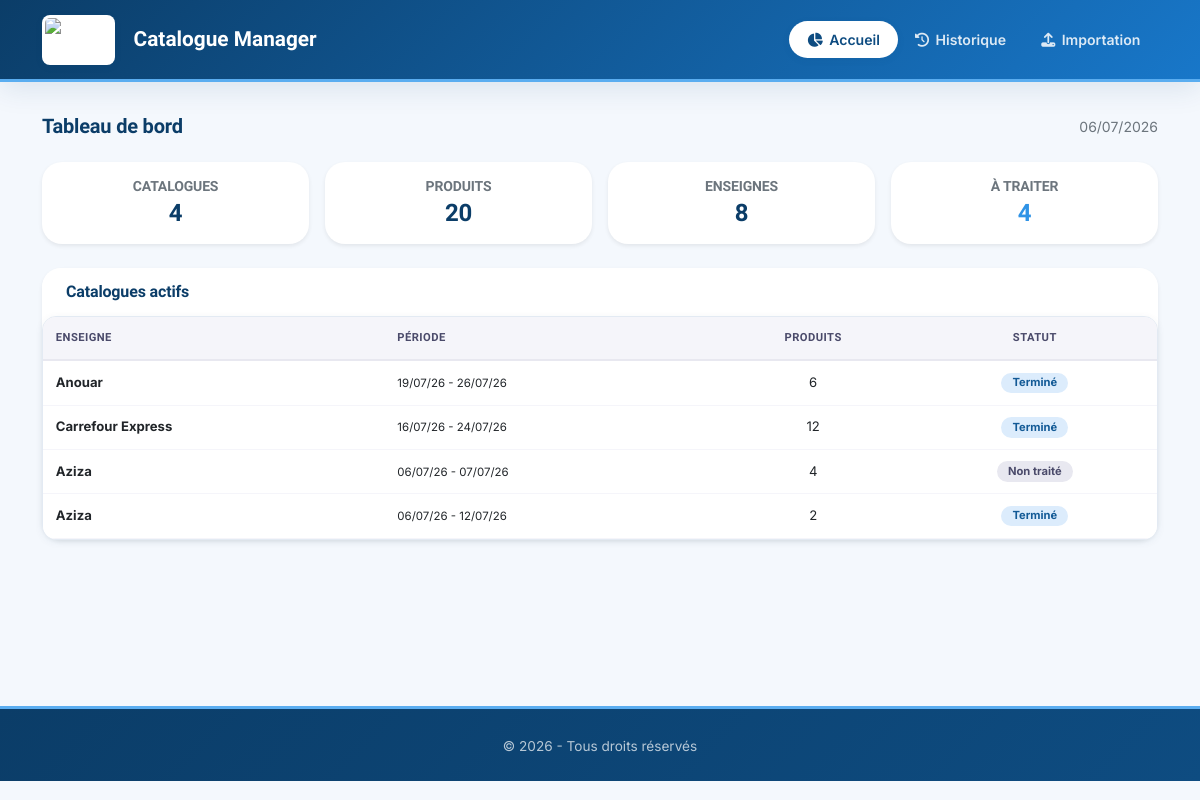
The app's page /, older data.
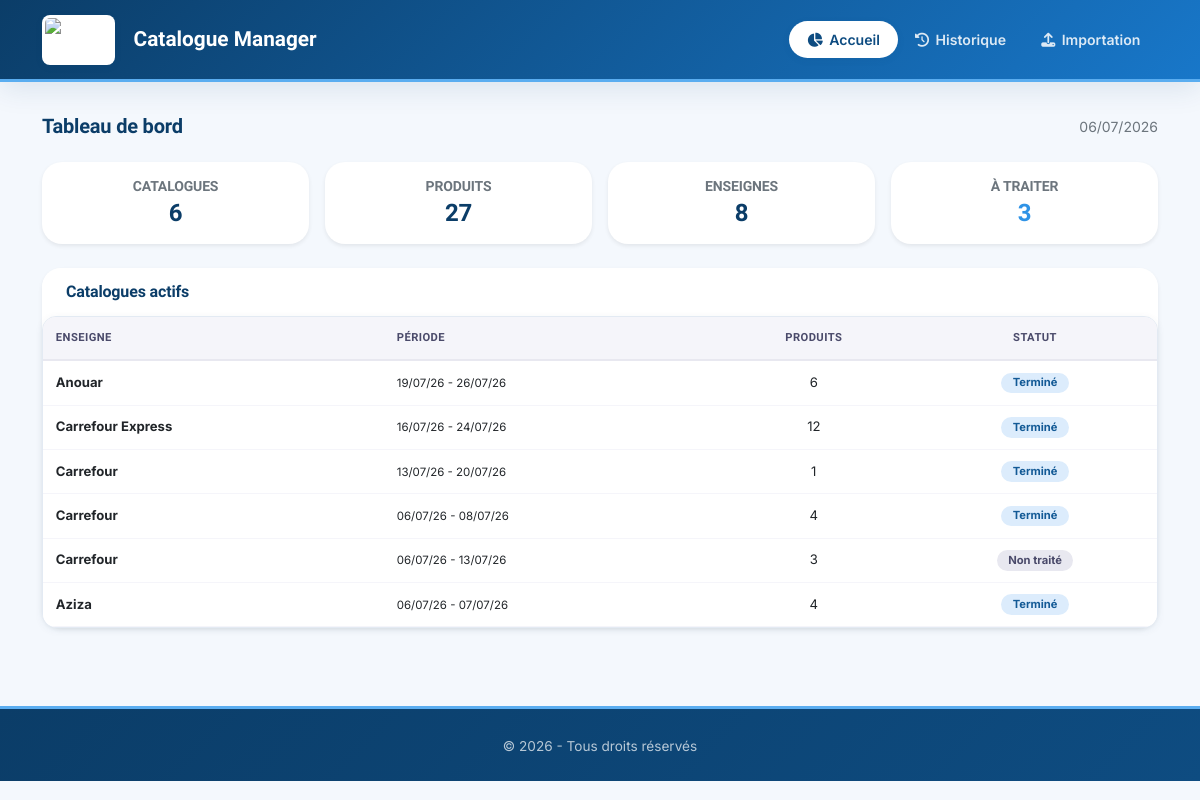
The same page, newer data.
### catalogue_app/models.py (models this page shows, shortened)
class Catalogue(models.Model):
    enseigne = models.ForeignKey(Enseigne, on_delete=models.CASCADE, verbose_name="Enseigne")
    date_debut = models.DateField(verbose_name="Date de début")
    date_fin = models.DateField(verbose_name="Date de fin")
    date_upload = models.DateTimeField(auto_now_add=True, verbose_name="Date d'upload")
    image_path = models.CharField(max_length=255, blank=True, null=True, verbose_name="Chemin de l'image")
    note = models.CharField(
        max_length=255,
        blank=True,
        null=True,
        verbose_name="Note (ex: Saint Valentin, Noël, Eid...)"
    )
    class Meta:
        unique_together = ['enseigne', 'date_debut', 'date_fin']
        verbose_name = "Catalogue"
        verbose_name_plural = "Catalogues"
        ordering = ['-date_upload']

class Enseigne(models.Model):
    ENSEIGNE_CHOICES = [
        ('MG', 'MG'),
        ('Carrefour', 'Carrefour'),
        ('Carrefour Market', 'Carrefour Market'),
        ('Carrefour Express', 'Carrefour Express'),
        ('Aziza', 'Aziza'),
        ('Anouar', 'Anouar'),
        ('Géant', 'Géant'),
        ('Monoprix', 'Monoprix'),
        ('autre', 'Autre'),
    ]
    nom = models.CharField(
        max_length=50,
        choices=ENSEIGNE_CHOICES,
        default='autre',
        verbose_name="Nom de l'enseigne"
    )
    created_at = models.DateTimeField(auto_now_add=True)
    class Meta:
        verbose_name = "Enseigne"
        verbose_name_plural = "Enseignes"
        ordering = ['nom']

### catalogue_app/views.py (the view)
# urls.py: path('', views.index, name='index'),
def index(request):
    from django.db.models import Count, Q
    from datetime import datetime
    supprimer_catalogues_vides()
    total_catalogues = Catalogue.objects.count()
    total_produits_sauvegardes = Produit.objects.filter(est_sauvegarde=True).count()
    total_enseignes = Enseigne.objects.count()
    produits_a_traiter = Produit.objects.filter(est_sauvegarde=False).count()
    catalogues_actifs = Catalogue.objects.filter(
        date_fin__gte=datetime.now().date()
    ).annotate(
        nb_produits=Count('produits'),
        nb_sauvegardes=Count('produits', filter=Q(produits__est_sauvegarde=True)),
        nb_non_sauvegardes=Count('produits', filter=Q(produits__est_sauvegarde=False))
    ).filter(
        nb_produits__gt=0
    ).order_by('-date_debut')
    context = {
        'total_catalogues': total_catalogues,
        'total_produits_sauvegardes': total_produits_sauvegardes,
        'total_enseignes': total_enseignes,
        'produits_a_traiter': produits_a_traiter,
        'catalogues_actifs': catalogues_actifs,
    }
    return render(request, 'index.html', context)

### catalogue_app/sql_sync.py (called while the page is built, shortened)
    def get_connection(self):
        try:
            conn = pyodbc.connect(self.connection_string)
            print("✅ Connexion à SQL Server établie avec succès")
            return conn
        except Exception as e:
            print(f"❌ Erreur de connexion à SQL Server: {e}")
            return None

    def create_tables(self):
        conn = self.get_connection()
        if not conn:
            return False

    def sync_catalogues(self, catalogues):
        conn = self.get_connection()
        if not conn:
            print("❌ Impossible de se connecter à SQL Server")
            return False

    def sync_produits(self, produits):
        conn = self.get_connection()
        if not conn:
            print("❌ Impossible de se connecter à SQL Server")
            return False

    def sync_all(self):
        from .models import Catalogue, Produit
        print("🔄 Début de la synchronisation avec SQL Server...")
        self.create_tables()
        catalogues = Catalogue.objects.all()
        self.sync_catalogues(catalogues)
        produits = Produit.objects.filter(est_sauvegarde=True)
        self.sync_produits(produits)
        print("✅ Synchronisation terminée !")

### catalogue_app/templates/index.html
{% extends 'base.html' %}
{% load static %}
{% block content %}
<div class="d-flex justify-content-between align-items-center mb-4">
    <h5 class="fw-bold mb-0">
        Tableau de bord
    </h5>
    <span class="text-muted small">{% now "d/m/Y" %}</span>
</div>
<div class="row g-3 mb-4">
    <div class="col-md-3 col-6">
        <div class="card border-0 shadow-sm">
            <div class="card-body text-center py-3">
                <h6 class="text-muted small text-uppercase mb-1">Catalogues</h6>
                <h4 class="fw-bold mb-0">{{ total_catalogues|default:0 }}</h4>
            </div>
        </div>
    </div>
    <div class="col-md-3 col-6">
        <div class="card border-0 shadow-sm">
            <div class="card-body text-center py-3">
                <h6 class="text-muted small text-uppercase mb-1">Produits</h6>
                <h4 class="fw-bold mb-0">{{ total_produits_sauvegardes|default:0 }}</h4>
            </div>
        </div>
    </div>
    <div class="col-md-3 col-6">
        <div class="card border-0 shadow-sm">
            <div class="card-body text-center py-3">
                <h6 class="text-muted small text-uppercase mb-1">Enseignes</h6>
                <h4 class="fw-bold mb-0">{{ total_enseignes|default:0 }}</h4>
            </div>
        </div>
    </div>
    <div class="col-md-3 col-6">
        <div class="card border-0 shadow-sm">
            <div class="card-body text-center py-3">
                <h6 class="text-muted small text-uppercase mb-1">À traiter</h6>
                <h4 class="fw-bold mb-0" style="color: #2f93e6;">{{ produits_a_traiter|default:0 }}</h4>
            </div>
        </div>
    </div>
</div>
<div class="card border-0 shadow-sm">
    <div class="card-header bg-white border-0">
        <h6 class="fw-bold mb-0">
            Catalogues actifs
        </h6>
    </div>
    <div class="card-body p-0">
        {% if catalogues_actifs %}
            <div class="table-responsive">
                <table class="table table-hover mb-0">
                    <thead>
                        <tr>
                            <th>Enseigne</th>
                            <th>Période</th>
                            <th class="text-center">Produits</th>
                            <th class="text-center">Statut</th>
                        </tr>
                    </thead>
                    <tbody>
                        {% for catalogue in catalogues_actifs %}
                        <tr>
                            <td><strong>{{ catalogue.enseigne.nom }}</strong></td>
                            <td>
                                <small>
                                    {{ catalogue.date_debut|date:"d/m/y" }} - {{ catalogue.date_fin|date:"d/m/y" }}
                                </small>
                            </td>
                            <td class="text-center">{{ catalogue.nb_produits }}</td>
                            <td class="text-center">
                                {% if catalogue.nb_non_sauvegardes == 0 %}
                                    <span class="badge bg-success">Terminé</span>
                                {% elif catalogue.nb_sauvegardes == 0 %}
                                    <span class="badge bg-danger">Non traité</span>
                                {% else %}
                                    <span class="badge bg-warning text-dark">En cours ({{ catalogue.nb_sauvegardes }}/{{ catalogue.nb_produits }})</span>
                                {% endif %}
                            </td>
                        </tr>
                        {% endfor %}
                    </tbody>
                </table>
            </div>
        {% else %}
            <div class="text-center py-4 text-muted">
                <i class="fas fa-box-open fa-2x mb-2"></i>
                <p class="mb-0">Aucun catalogue actif</p>
            </div>
        {% endif %}
    </div>
</div>
{% endblock %}

Row changes from the older to the newer data that the page shows:
no longer on this page (row unchanged): Catalogue: enseigne.nom "Aziza", date_debut "06/07/26", date_fin "12/07/26", nb_produits "2", shows "Terminé"
added Catalogue: enseigne.nom "Carrefour", date_debut "13/07/26", date_fin "20/07/26", nb_produits "1", shows "Terminé"
added Catalogue: enseigne.nom "Carrefour", date_debut "06/07/26", date_fin "08/07/26", nb_produits "4", shows "Terminé"
added Catalogue: enseigne.nom "Carrefour", date_debut "06/07/26", date_fin "13/07/26", nb_produits "3", shows "Non traité"
computed for Catalogue "Aziza": text "Non traité" → "Terminé"
Text that changed along with them:
{{ total_catalogues|default:0 }}: "4" → "6"
{{ total_produits_sauvegardes|default:0 }}: "20" → "27"
{{ produits_a_traiter|default:0 }}: "4" → "3"
